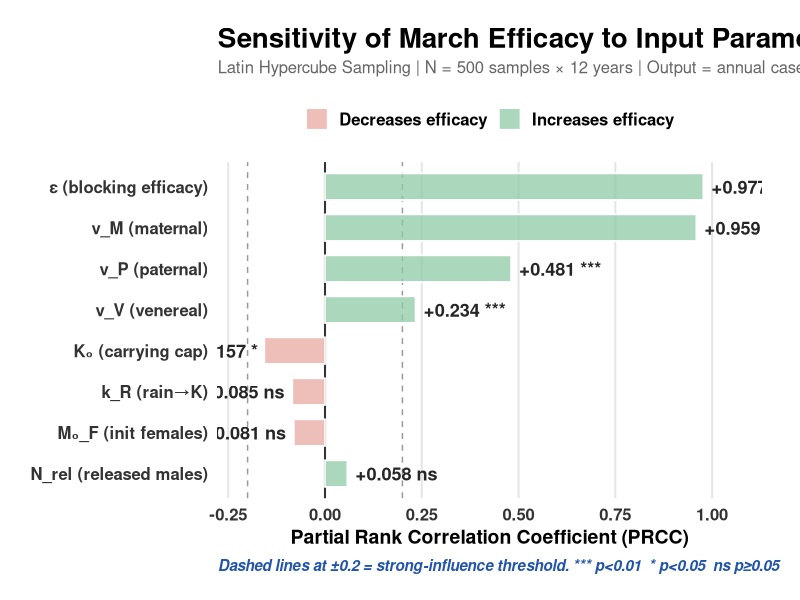

The R source for this figure:
################################################################################
# 13b_PRCC_Replot.R — Replot PRCC tornado from existing results
# Updates the x-axis to start at -0.25 so smaller bars are more visible.
################################################################################
suppressPackageStartupMessages({ library(ggplot2); library(dplyr) })

prcc_df <- read.csv("../03_Results/PRCC_Sensitivity_Results.csv", check.names=FALSE)
prcc_df$Parameter <- factor(prcc_df$Parameter, levels = rev(prcc_df$Parameter))
prcc_df$Direction <- ifelse(prcc_df$PRCC > 0, "Increases efficacy", "Decreases efficacy")

BF <- "sans"
PT <- theme_minimal(base_family=BF, base_size=15) + theme(
  plot.title    = element_text(size=20, face="bold", margin=margin(b=4)),
  plot.subtitle = element_text(size=12, colour="grey40", margin=margin(b=14)),
  plot.caption  = element_text(size=11, colour="#2255AA", face="bold.italic", hjust=0),
  axis.title    = element_text(size=14, face="bold"),
  axis.text     = element_text(size=12, face="bold", colour="grey20"),
  panel.grid.minor = element_blank(),
  panel.grid.major.y = element_blank(),
  panel.grid.major.x = element_line(colour="grey90"),
  plot.background  = element_rect(fill="white", colour=NA),
  panel.background = element_rect(fill="white", colour=NA),
  plot.margin = margin(20, 28, 18, 22),
  legend.position = "top",
  legend.title = element_blank(),
  legend.text  = element_text(size=12, face="bold")
)

p <- ggplot(prcc_df, aes(x = PRCC, y = Parameter, fill = Direction)) +
  geom_vline(xintercept = 0, colour = "grey20", linewidth = 0.7) +
  geom_vline(xintercept = c(-0.2, 0.2), colour = "grey60", linetype = "dashed", linewidth = 0.5) +
  geom_col(width = 0.65, alpha = 0.75, colour = "white", linewidth = 0.6) +
  geom_text(aes(label = sprintf("%+.3f %s", PRCC, Significant),
                hjust = ifelse(PRCC > 0, -0.10, 1.10)),
            size = 4.6, fontface = "bold", colour = "grey15", family = BF) +
  scale_fill_manual(values = c("Increases efficacy" = "#8FC9A5",   # soft sage green
                               "Decreases efficacy" = "#E8A8A0")) + # soft coral
  scale_x_continuous(limits = c(-0.25, 1.10), breaks = seq(-0.25, 1.00, 0.25),
                     expand = expansion(mult = c(0.02, 0.02))) +
  labs(
    title    = "Sensitivity of March Efficacy to Input Parameters (PRCC)",
    subtitle = "Latin Hypercube Sampling | N = 500 samples × 12 years | Output = annual case reduction (%)",
    x = "Partial Rank Correlation Coefficient (PRCC)",
    y = NULL,
    caption = "Dashed lines at ±0.2 = strong-influence threshold. *** p<0.01  * p<0.05  ns p≥0.05"
  ) + PT

ggsave("../02_Figures/POSTER_Fig6_PRCC_Sensitivity.png", p,
       width = 12, height = 7, dpi = 300, bg = "white")
cat("Saved: POSTER_Fig6_PRCC_Sensitivity.png (x-axis now starts at -0.25)\n")
